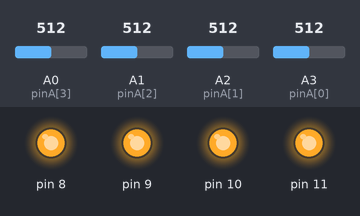
Simulated run of this sketch. Board: Arduino Uno, built with avr-gcc and run on an emulated ATmega328P. On the bench: output pins drawn as LEDs (lit = HIGH). The inputs (shaded band) are chosen by the test bench; at power-on: A1 (pinA[2]) = 512, A2 (pinA[1]) = 512, A3 (pinA[0]) = 512, A0 (pinA[3]) = 512. What the sketch prints to the serial monitor is not drawn.

Above: at 2.8 s.
2.9 s: A1 (pinA[2]) set to 146
5.6 s: A1 (pinA[2]) set to 125
At 7.9 s:
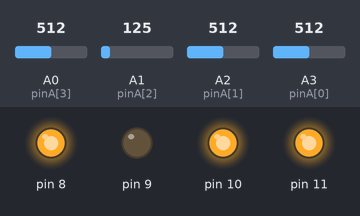
8.5 s: A2 (pinA[1]) set to 150
11.2 s: A2 (pinA[1]) set to 132
At 13.4 s:
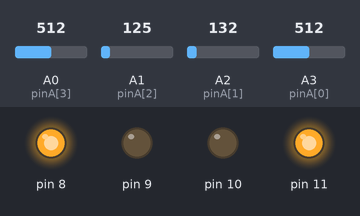
14.0 s: A3 (pinA[0]) set to 152
16.7 s: A3 (pinA[0]) set to 127
At 19.0 s:
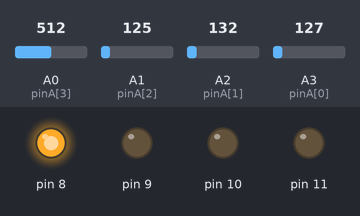
Timing chart, 0 to 20.5 s (numbered marks = the images above; inputs shaded):
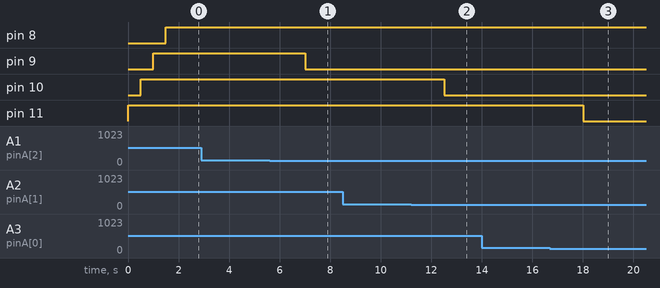

Measured:
- the behaviour switches between 140 and 139 on A1 (pinA[2]) (found by bisection; images 0 and 1)
- the behaviour switches between 140 and 139 on A2 (pinA[1]) (found by bisection; images 1 and 2)
- the behaviour switches between 140 and 139 on A3 (pinA[0]) (found by bisection; images 2 and 3)
- after the input at 2.9 s, every drawn part: stays the same
- after the input at 5.6 s, pin 9: HIGH → LOW after 1.4 s
- after the input at 8.5 s, every drawn part: stays the same
- after the input at 11.2 s, pin 10: HIGH → LOW after 1.3 s
- after the input at 14.0 s, every drawn part: stays the same
- after the input at 16.7 s, pin 11: HIGH → LOW after 1.3 s

The sketch:

parkingSpace.ino
```cpp
int pinA[4] = {A3, A2, A1, A0};
int parkA[4];

void setup() {
  Serial.begin(9600);
  for(int i=8; i<=11; i++){
    pinMode(i ,OUTPUT);
  }
}

void loop() {
  for(int i=0; i<4; i++){
    parkA[i] = analogRead(pinA[i]);
    String location;
    String parking = String(i+1);
    if(parkA[i] < 140){
      digitalWrite(11-i, LOW);
      location = "A"+parking+"1";
      Serial.print(location);
    }else{
      digitalWrite(11-i, HIGH);
      location = "A"+parking+"0";
      Serial.print(location);
    }
    delay(500);
  }
}
```
